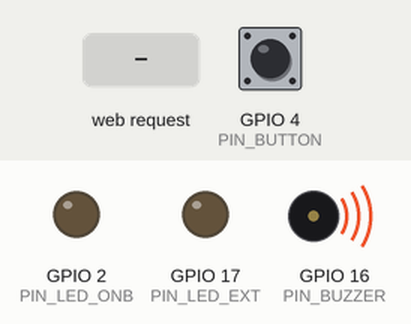
A sketch run on a simulated ESP32. Parts: output pins drawn as LEDs (lit = HIGH), buzzer (waves = sounding, pin HIGH). Dashed ring = blinking. The test bench sets the inputs (shaded band); at power-on: GPIO 4 (PIN_BUTTON) HIGH. WiFi joins after 1.5 s; servers stay silent unless stated; what the sketch prints to the serial monitor is not drawn.

Above: at 2.7 s.
2.8 s: HTTP request GET /alarm/start received
At 3.2 s:
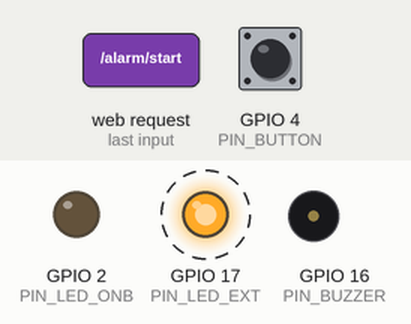
At 5.1 s:
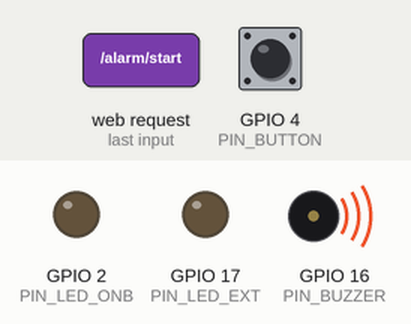
5.8 s: GPIO 4 (PIN_BUTTON) pulled LOW for 0.15 s
Timing chart, 0 to 8.8 s (numbered marks = the images above; inputs shaded):
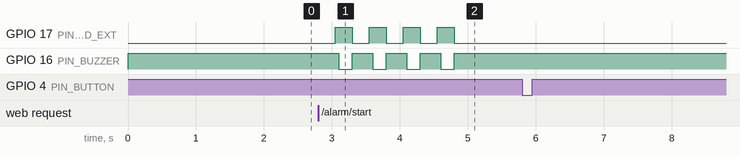

Measured:
- after the input at 2.8 s, GPIO 17 (PIN_LED_EXT): alternates HIGH for 0.25 s and LOW for 0.25 s, 8 changes in all, then stays LOW, starting after 0.25 s; GPIO 16 (PIN_BUZZER): alternates HIGH for 0.30 s and LOW for 0.20 s, 8 changes in all, then stays HIGH, starting after 0.30 s
- after the input at 5.8 s, every drawn part: stays the same

The sketch:

esp32.ino
```cpp
#include <WiFi.h>
#include <WebServer.h>
#include <ESPmDNS.h>
#include <HTTPClient.h>

// ===== Wi-Fi =====
const char* WIFI_SSID = "Dreck2";
const char* WIFI_PASS = "dreck123";

// ===== Pi callback =====
#define PI_HOST "10.0.0.229"
#define PI_PORT 8080

// ===== Pins =====
constexpr int PIN_LED_EXT = 17;  // external LED on TX2
constexpr int PIN_LED_ONB = 2;   // onboard LED (kept OFF)
constexpr int PIN_BUZZER  = 16;  // RX2 (active 3.3V buzzer, sink drive)
constexpr int PIN_BUTTON  = 4;   // D4 (to GND, uses pull-up)

// ===== Alarm timing =====
constexpr unsigned long ALARM_DURATION_MS = 2UL * 1000UL; // 2 seconds
constexpr unsigned long LED_BLINK_MS      = 250;
constexpr unsigned long BEEP_ON_MS        = 200;
constexpr unsigned long BEEP_OFF_MS       = 300;

WebServer server(80);

// ===== State flags =====
volatile bool alarmActive   = false;
volatile bool buttonPressed = false;
bool lockoutMode            = false;

unsigned long alarmStart    = 0;
unsigned long lastLedToggle = 0;
unsigned long lastBeepEdge  = 0;

bool ledState  = false;
bool beepState = false;

// ===== Button interrupt =====
void IRAM_ATTR onButton() {
  buttonPressed = true;
}

// ===== Buzzer control =====
void buzzerOn()  { digitalWrite(PIN_BUZZER, LOW);  } // LOW = ON
void buzzerOff() { digitalWrite(PIN_BUZZER, HIGH); } // HIGH = OFF

// ===== LED control (external only) =====
void setLedState(bool on) {
  digitalWrite(PIN_LED_EXT, on ? HIGH : LOW);
}

// ===== Stop alarm + enter lockout =====
void stopAndLockout() {
  alarmActive = false;
  lockoutMode = true;
  buzzerOff();
  setLedState(false);
  digitalWrite(PIN_LED_ONB, LOW); // ensure onboard LED off
}

// ===== Start alarm (auto-clears lockout for fresh cycle) =====
void startAlarm() {
  if (lockoutMode) {
    Serial.println("[LOCKED] Auto-clearing lockout for fresh alarm.");
    lockoutMode = false;
  }

  alarmStart    = millis();
  lastLedToggle = millis();
  lastBeepEdge  = millis();
  ledState      = false;
  beepState     = false;
  alarmActive   = true;
  buttonPressed = false;
  buzzerOff();
  setLedState(false);

  Serial.println("[ALARM] Started.");
}

// ===== HTTP Handlers =====
void handle_start() {
  startAlarm();
  server.send(200, "text/plain", "ALARM STARTED");
}

void handle_stop() {
  stopAndLockout();
  server.send(200, "text/plain", "ALARM STOPPED & LOCKED");
}

void handle_status() {
  String s = "{";
  s += "\"alarm\":"  + String(alarmActive  ? "true" : "false");
  s += ",\"locked\":" + String(lockoutMode ? "true" : "false");
  s += "}";
  server.send(200, "application/json", s);
}

// ===== Notify Pi that button was pressed =====
void callPiTrigger() {
  if (WiFi.status() != WL_CONNECTED) {
    Serial.println("[HTTP] WiFi not connected, skipping Pi trigger.");
    return;
  }
  HTTPClient http;
  String url = "http://" PI_HOST ":" + String(PI_PORT) + "/trigger";
  http.begin(url);
  int code = http.GET();
  Serial.printf("[HTTP] Pi trigger -> %d\n", code);
  http.end();
}

// ===== Setup =====
void setup() {
  Serial.begin(115200);
  Serial.println("\nBooting ESP32 alarm...");

  pinMode(PIN_LED_EXT, OUTPUT);
  pinMode(PIN_LED_ONB, OUTPUT);
  setLedState(false);
  digitalWrite(PIN_LED_ONB, LOW); // onboard LED off by default

  pinMode(PIN_BUZZER, OUTPUT);
  digitalWrite(PIN_BUZZER, HIGH); // off

  pinMode(PIN_BUTTON, INPUT_PULLUP);
  attachInterrupt(digitalPinToInterrupt(PIN_BUTTON), onButton, FALLING);

  // ===== Wi-Fi =====
  Serial.printf("Connecting to %s", WIFI_SSID);
  WiFi.mode(WIFI_STA);
  WiFi.begin(WIFI_SSID, WIFI_PASS);
  while (WiFi.status() != WL_CONNECTED) {
    delay(500);
    Serial.print(".");
  }
  Serial.println("\n✅ Connected to WiFi!");
  Serial.print("IP address: ");
  Serial.println(WiFi.localIP());

  // ===== mDNS =====
  if (MDNS.begin("esp32-alarm")) {
    Serial.println("mDNS responder started: http://esp32-alarm.local");
  }

  // ===== HTTP server =====
  server.on("/alarm/start", HTTP_GET, handle_start);
  server.on("/alarm/stop",  HTTP_GET, handle_stop);
  server.on("/status",      HTTP_GET, handle_status);
  server.begin();

  Serial.println("HTTP server started.");
}

// ===== Main loop =====
void loop() {
  server.handleClient();

  // Button press → stop alarm if active, then notify Pi
  if (buttonPressed) {
    buttonPressed = false;
    if (alarmActive) {
      Serial.println("[BUTTON] Alarm stopped by button press.");
      stopAndLockout();
    }
    Serial.println("[BUTTON] Notifying Pi...");
    callPiTrigger();
  }

  // Active alarm logic
  if (alarmActive) {
    // End after 10 minutes
    if (millis() - alarmStart >= ALARM_DURATION_MS) {
      Serial.println("[ALARM] Time expired. Locking out.");
      stopAndLockout();
    } else {
      // Blink external LED only
      if (millis() - lastLedToggle >= LED_BLINK_MS) {
        lastLedToggle = millis();
        ledState = !ledState;
        setLedState(ledState);
      }
      // Beep pattern
      unsigned long elapsed = millis() - lastBeepEdge;
      if (!beepState && elapsed >= BEEP_OFF_MS) {
        beepState = true;
        lastBeepEdge = millis();
        buzzerOn();
      } else if (beepState && elapsed >= BEEP_ON_MS) {
        beepState = false;
        lastBeepEdge = millis();
        buzzerOff();
      }
    }
  }
}
```
